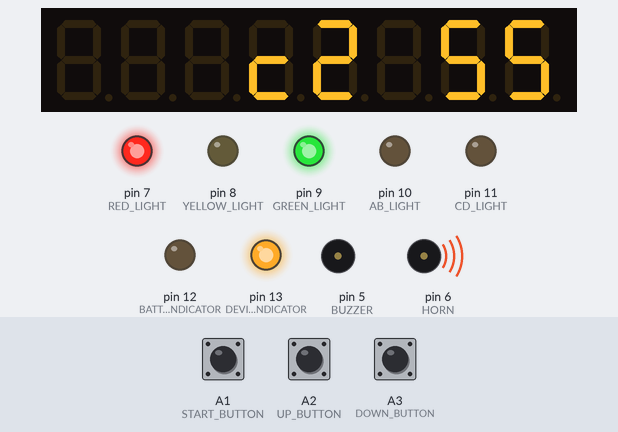
Recording of a sketch running on a simulated Arduino Uno, built with avr-gcc and run on an emulated ATmega328P. Shown: 8-digit seven-segment display, output pins drawn as LEDs (lit = HIGH), buzzer (waves = sounding, pin HIGH). Dashed ring = blinking. The test bench sets the inputs (shaded band); at power-on: A1 (START_BUTTON) LOW, A2 (UP_BUTTON) LOW, A3 (DOWN_BUTTON) LOW.

Above: at 1.2 s.
1.3 s: A1 (START_BUTTON) pulled HIGH for 1 s
At 2.58 s:
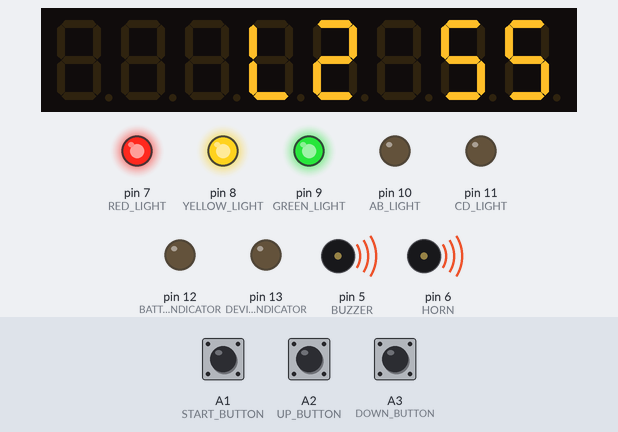
At 3.8 s:
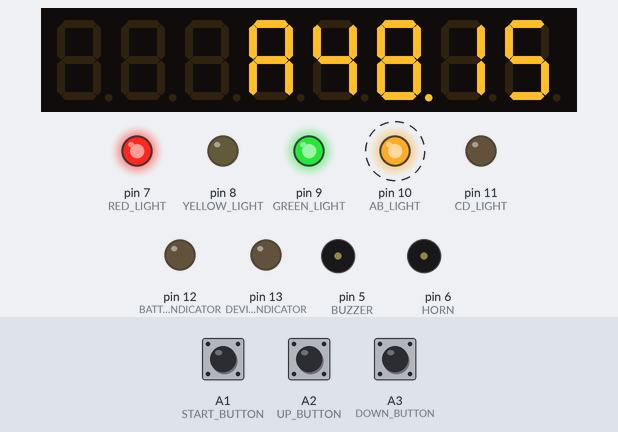
Timing chart, 0 to 12.9 s (numbered marks = the images above; inputs shaded):
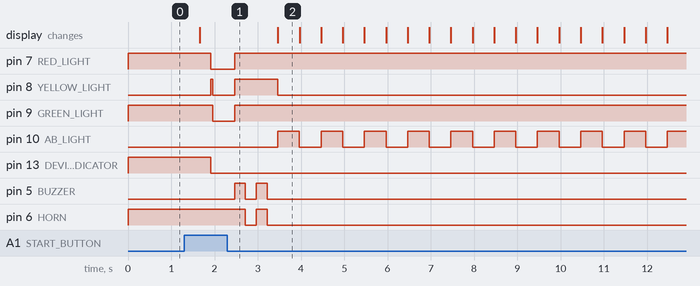

Measured:
- after the input at 1.3 s, pin 7 (RED_LIGHT): HIGH → LOW after 0.61 s, → HIGH 0.55 s later; pin 8 (YELLOW_LIGHT): LOW → HIGH after 0.61 s, → LOW 0.05 s later, → HIGH 0.50 s later, → LOW 1.0 s later
- what the display in image 2 shows lasts 0.5 s, from 3.5 s to 4.0 s

The sketch:

ARCHERY.ino
```cpp
/**************************************************************************************************************
                                                  ARCHERY TIMER
    SOFTWARE VERSION 1.0
    RELEASE : JANUARY 2021
 *                                                                                                            *
    DEVELOP BY FITROX ELECTRONICS :: CHIANG MAI, THAILAND
    PROGRAMMER
     - P. BANGTAWEE
 **************************************************************************************************************/

/* ----------------------------------------- Include Library & Other ---------------------------------------- */
#include <EEPROM.h>
#include <LedControl.h>

/* -------------------------------------------- I/O Configulation -------------------------------------------- */
#define BATTERY_VOLTAGE A0                      // *INPUT - Read battery voltage
#define START_BUTTON A1                         // INPUT - START button
#define UP_BUTTON A2                            // INPUT - UP button
#define DOWN_BUTTON A3                          // INPUT - DOWN button
// A4 & A5 using as IIC communication
// 0 & 1 Reserve as UART Serial communication
#define MAX_CLOCK 2                             // OUTPUT - MAX7219 CLOCK pin
#define MAX_LOAD 3                              // OUTPUT - MAX7219 LOAD pin
#define MAX_DIN 4                               // OUTPUT - MAX7219 DIN pin
#define BUZZER 5                                // OUTPUT - Built-in buzzer
#define HORN 6                                  // OUTPUT - External horn
#define RED_LIGHT 7                             // OUTPUT - Red light indicator built-in & external
#define YELLOW_LIGHT 8                          // OUTPUT - Yellow light indicator built-in & external
#define GREEN_LIGHT 9                           // OUTPUT - Green light indicator built-in & external
#define AB_LIGHT 10                             // OUTPUT - AB light indicator built-in & external
#define CD_LIGHT 11                             // OUTPUT - CD light indicator built-in & external
#define BATTERY_INDICATOR 12                    // *OUTPUT - Battery indicator light
#define DEVICE_INDICATOR 13                     // *OUTPUT - Device indicator light

/* ---------------------------------------------- EEPROM Address --------------------------------------------- */
#define CALLTIME_ADDR 10
#define SHOOTINGTIME_ADDR 15

/* ------------------------------------------ Device Configulation ------------------------------------------- */
// MAX7219 drive 4-digit 7-segment Main display
#define MAX_NO 1                                // Use 1 MAX7219
LedControl MAIN_DISPLAY = LedControl(MAX_DIN, MAX_CLOCK, MAX_LOAD, MAX_NO);

/* ---------------------------------------------- Program Stage ---------------------------------------------- */
bool RUN_STAGE = false;                         // Stage to start/pause/resume program
bool AB_STAGE = true;                           // Stage to switch AB or CD
int PROG_MODE = 0;                              // *Program working mode
int PROG_STAGE = 0;                             // Program stage : Ready=0, Precount=1, Count=2
bool COLON = true;
bool PAUSE_PROG = false;
int SETTING_STAGE = 0;

/* -------------------------------------------- Program Variable --------------------------------------------- */
int CALL_TIME;                                  // Call time - settable
int SHOOTING_TIME;                              // Shooting time - settable
int ADVICE_TIME = 40;                           // *Advice time - settable

/* ---------------------------------------------- Time Variable ---------------------------------------------- */
unsigned long CURRENT_TIME;                     // Check current time
const unsigned long MINUTE_TIME = 60000;        // Minute
const unsigned long SECOND_TIME = 1000;         // Second
const unsigned long HALF_SECOND = 500;          // Half second
int HALF_COUNT = 0;
unsigned long LAST_BLINK;

/* -------------------------------------------- Button Condition --------------------------------------------- */
const unsigned long DEBOUNCE_PRESS = 100;       // Debounce time for press button
unsigned long LAST_DEBOUNCE;
const unsigned long LONG_PRESS = 2000;          // Long press button time
int START_BUTTON_STAGE = LOW;                   // START button stage
unsigned long START_CURRENT;                    // Check current stage for START button
unsigned long START_RELEASE;                    // Check when release START button

/* ----------------------------------------------- Setup Loop ------------------------------------------------ */
void setup() {
  // Initialization devices
  Serial.begin(9600);
  MAIN_DISPLAY.shutdown(0, false);
  MAIN_DISPLAY.setIntensity(0, 8);

  // INPUT pins
  pinMode(START_BUTTON, INPUT);
  pinMode(UP_BUTTON, INPUT);
  pinMode(DOWN_BUTTON, INPUT);

  // OUTPUT pins
  pinMode(BUZZER, OUTPUT);
  pinMode(HORN, OUTPUT);
  pinMode(RED_LIGHT, OUTPUT);
  pinMode(YELLOW_LIGHT, OUTPUT);
  pinMode(GREEN_LIGHT, OUTPUT);
  pinMode(AB_LIGHT, OUTPUT);
  pinMode(CD_LIGHT, OUTPUT);
  pinMode(BATTERY_INDICATOR, OUTPUT);
  pinMode(DEVICE_INDICATOR, OUTPUT);

  // Set all OUTPUT 'OFF'
  digitalWrite(BUZZER, LOW);                    // Active HIGH
  digitalWrite(HORN, HIGH);                     // Active LOW
  digitalWrite(RED_LIGHT, HIGH);                // Active LOW
  digitalWrite(YELLOW_LIGHT, HIGH);             // Active LOW
  digitalWrite(GREEN_LIGHT, HIGH);              // Active LOW
  digitalWrite(AB_LIGHT, LOW);
  digitalWrite(CD_LIGHT, LOW);
  digitalWrite(BATTERY_INDICATOR, LOW);
  digitalWrite(DEVICE_INDICATOR, LOW);

  CALL_TIME = EEPROM.read(CALLTIME_ADDR);
  SHOOTING_TIME = EEPROM.read(SHOOTINGTIME_ADDR);
  SET_PROG();

}         // End setup

/* ------------------------------------------------ Main Loop ------------------------------------------------ */
void loop() {
  digitalWrite(RED_LIGHT, LOW);
  digitalWrite(YELLOW_LIGHT, HIGH);
  digitalWrite(GREEN_LIGHT, HIGH);


  if (digitalRead(START_BUTTON) == HIGH) {
    delay(50);
    RUN_STAGE = true;
  }


  if (RUN_STAGE == false) {
    MAIN_DISPLAY.setChar(0, 0, '-', false);
    MAIN_DISPLAY.setChar(0, 1, '-', false);
    MAIN_DISPLAY.setChar(0, 3, '-', false);
    MAIN_DISPLAY.setChar(0, 4, '-', false);
  }


  if (RUN_STAGE == true) {
    digitalWrite(RED_LIGHT, LOW);
    digitalWrite(YELLOW_LIGHT, LOW);
    digitalWrite(GREEN_LIGHT, LOW);
    delay(500);
    digitalWrite(RED_LIGHT, HIGH);
    digitalWrite(YELLOW_LIGHT, HIGH);
    digitalWrite(GREEN_LIGHT, HIGH);

    LAST_BLINK = millis();
    // Buzzer 2 time & YELLOW Light to CALL signal
    BUZZER_HORN(2, 0);
    digitalWrite(RED_LIGHT, HIGH);
    digitalWrite(YELLOW_LIGHT, LOW);
    // Start CALL TIME program
    CALL_TIMER(CALL_TIME);

    // Set HALF_COUNT = 0 and start SHOOTING TIME program
    HALF_COUNT = 0;
    SHOOTING_TIMER(SHOOTING_TIME);

  }         // End if(RUN_STAGE == true)

}         // End main loop
```

DISPLAY.ino
```cpp
/* ---------------------------------------------- Timer Display ---------------------------------------------- */
void TIMER_DISPLAY(int TIME_REMAIN) {
  // Calculate Second to Minute:Second
  int MINUTE_DISPLAY = TIME_REMAIN / 60;
  int SECOND_DISPLAY = TIME_REMAIN % 60;
  // Separate all digit
  int MINUTE_10 = MINUTE_DISPLAY / 10;            // XX digit
  int MINUTE_0 = MINUTE_DISPLAY % 10;             // X digit
  int SECOND_10 = SECOND_DISPLAY / 10;            // XX digit
  int SECOND_0 = SECOND_DISPLAY % 10;             // X digit

  // Show minute remaining
  if (MINUTE_DISPLAY < 10) {
    MAIN_DISPLAY.setDigit(0, 3, MINUTE_0, false);     // Show only X minute
  }
  MAIN_DISPLAY.setDigit(0, 3, MINUTE_0, false);     // Show only X minute

  // Blink colon sign
  if (COLON == true) {
    MAIN_DISPLAY.setDigit(0, 2, 8, true);
    COLON = false;
  }
  else {
    MAIN_DISPLAY.setDigit(0, 2, 8, false);
    COLON = true;
  }

  // Show second remaining
  if (SECOND_DISPLAY < 10) {
    MAIN_DISPLAY.setDigit(0, 1, 0, false);
    MAIN_DISPLAY.setDigit(0, 0, SECOND_0, false);
  }
  MAIN_DISPLAY.setDigit(0, 1, SECOND_10, false);
  MAIN_DISPLAY.setDigit(0, 0, SECOND_0, false);

}         // End TIMER_DISPLAY(int TIME_REMAIN)


/* ------------------------------------------- AB/CD Stage Display ------------------------------------------- */
void AB_DISPLAY() {
  if (AB_STAGE == true) {
    MAIN_DISPLAY.setChar(0, 4, 'a', false);
    digitalWrite(AB_LIGHT, HIGH);
    digitalWrite(CD_LIGHT, LOW);
  }
  else {
    MAIN_DISPLAY.setChar(0, 4, 'b', false);
    digitalWrite(AB_LIGHT, LOW);
    digitalWrite(CD_LIGHT, HIGH);
  }
}
```

SETTING.ino
```cpp
/* --------------------------------------------- Setting Program --------------------------------------------- */
void SET_PROG() {
  digitalWrite(DEVICE_INDICATOR, HIGH);
  // Stage = 0 set call time
  while (SETTING_STAGE == 0) {
    digitalWrite(RED_LIGHT, HIGH);
    digitalWrite(YELLOW_LIGHT, LOW);
    digitalWrite(GREEN_LIGHT, HIGH);
    MAIN_DISPLAY.setChar(0, 4, 'c', false);
    SET_CALLTIME();
  }

  // Stage = 1 set shooting time
  while (SETTING_STAGE == 1) {
    MAIN_DISPLAY.setChar(0, 4, 'l', false);
    SET_SHOOTINGTIME();
  }

  digitalWrite(DEVICE_INDICATOR, LOW);
}


/* -------------------------------------------- Call Time Setting -------------------------------------------- */
void SET_CALLTIME() {
  int DIGIT_2 = CALL_TIME / 100;
  int DIGIT_1 = (CALL_TIME % 100) / 10;
  int DIGIT_0 = (CALL_TIME % 100) % 10;

  // Set call time 0 - 100
  if (digitalRead(UP_BUTTON) == HIGH) {
    delay(20);
    CALL_TIME = CALL_TIME + 1;
    if (CALL_TIME > 100) {
      CALL_TIME = 0;
    }
    // Calculate digit to show on Display
    DIGIT_2 = CALL_TIME / 100;
    DIGIT_1 = (CALL_TIME % 100) / 10;
    DIGIT_0 = (CALL_TIME % 100) % 10;
  }
  if (digitalRead(DOWN_BUTTON) == HIGH) {
    delay(20);
    CALL_TIME = CALL_TIME - 1;
    if (CALL_TIME < 0) {
      CALL_TIME = 100;
    }
    // Calculate digit to show on Display
    DIGIT_2 = CALL_TIME / 100;
    DIGIT_1 = (CALL_TIME % 100) / 10;
    DIGIT_0 = (CALL_TIME % 100) % 10;
  }

  // Show on display
  MAIN_DISPLAY.setDigit(0, 0, DIGIT_0, false);
  MAIN_DISPLAY.setDigit(0, 1, DIGIT_1, false);
  MAIN_DISPLAY.setDigit(0, 3, DIGIT_2, false);

  // if press START, memory and go to next stage
  if (digitalRead(START_BUTTON) == HIGH) {
    delay(50);
    EEPROM.update(CALLTIME_ADDR, CALL_TIME);
    SETTING_STAGE = 1;
  }
  delay(200);
}


/* ------------------------------------------ Shooting Time Setting ------------------------------------------ */
void SET_SHOOTINGTIME() {
  int DIGIT_2 = SHOOTING_TIME / 100;
  int DIGIT_1 = (SHOOTING_TIME % 100) / 10;
  int DIGIT_0 = (SHOOTING_TIME % 100) % 10;

  // Set shooting time 0 - 600
  if (digitalRead(UP_BUTTON) == HIGH) {
    delay(20);
    SHOOTING_TIME = SHOOTING_TIME + 1;
    if (SHOOTING_TIME > 600) {
      SHOOTING_TIME = 0;
    }
    // Calculate digit to show on Display
    DIGIT_2 = SHOOTING_TIME / 100;
    DIGIT_1 = (SHOOTING_TIME % 100) / 10;
    DIGIT_0 = (SHOOTING_TIME % 100) % 10;
  }
  if (digitalRead(DOWN_BUTTON) == HIGH) {
    delay(20);
    SHOOTING_TIME = SHOOTING_TIME - 1;
    if (SHOOTING_TIME < 0) {
      SHOOTING_TIME = 600;
    }
    // Calculate digit to show on Display
    DIGIT_2 = SHOOTING_TIME / 100;
    DIGIT_1 = (SHOOTING_TIME % 100) / 10;
    DIGIT_0 = (SHOOTING_TIME % 100) % 10;
  }

  // Show on display
  MAIN_DISPLAY.setDigit(0, 0, DIGIT_0, false);
  MAIN_DISPLAY.setDigit(0, 1, DIGIT_1, false);
  MAIN_DISPLAY.setDigit(0, 3, DIGIT_2, false);

  // if press START, memory and go to next stage
  if (digitalRead(START_BUTTON) == HIGH) {
    delay(50);
    EEPROM.update(SHOOTINGTIME_ADDR, SHOOTING_TIME);
    SETTING_STAGE = 2;
  }
  delay(200);
}
```

SOUND_LED.ino
```cpp
/* --------------------------------- Builtin Buzzer and External Horn Noise ---------------------------------- */
void BUZZER_HORN(int BEEP_TIME, int BEEP_MODE) {
  int BEEP_DELAY;
  // MODE 0 = Short beep, MODE 1 = Long beep
  if (BEEP_MODE == 0) {
    BEEP_DELAY = 250;
  }
  else if (BEEP_MODE == 1) {
    BEEP_DELAY = 500;
  }

  for (int i = 0; i < BEEP_TIME; i++) {
    digitalWrite(BUZZER, HIGH);
    digitalWrite(HORN, HIGH);
    delay(BEEP_DELAY);
    digitalWrite(BUZZER, LOW);
    digitalWrite(HORN, LOW);
    delay(BEEP_DELAY);
  }
}         // End BUZZER_HORN


/* --------------------------------------- Builtin Buzzer Noise Only ----------------------------------------- */
void BUZZER_ONLY(int BUZZER_TIME, int BUZZER_MODE) {
  int BUZZER_DELAY;
  // MODE 0 = Short beep, MODE 1 = Long beep
  if (BUZZER_MODE == 0) {
    BUZZER_DELAY = 250;
  }
  else if (BUZZER_MODE == 1) {
    BUZZER_DELAY = 500;
  }

  if (BUZZER_TIME == 1) {
    digitalWrite(BUZZER, HIGH);
    delay(BUZZER_DELAY);
    digitalWrite(BUZZER, LOW);
  }
  else {
    for (int i = 0; i < BUZZER_TIME; i++) {
      digitalWrite(BUZZER, HIGH);
      delay(BUZZER_DELAY);
      digitalWrite(BUZZER, LOW);
      delay(BUZZER_DELAY);
    }
  }
}         // End BUZZER_ONLY


/* --------------------------------------------- Blink any LED ----------------------------------------------- */
void BLINK_LED(int BLINK_PIN) {
  if (millis() - LAST_BLINK >= 500) {
    LAST_BLINK = millis();
    digitalWrite(BLINK_PIN, !digitalRead(BLINK_PIN));
  }
}         // End BLINK_LED
```

TIMER.ino
```cpp
/* -------------------------------------------- Precount Program --------------------------------------------- */
void CALL_TIMER(int CALL_REMAIN) {

  // Show AB/CD stage
  if (AB_STAGE == true) {
    MAIN_DISPLAY.setChar(0, 4, 'a', false);
  }
  else {
    MAIN_DISPLAY.setChar(0, 4, 'b', false);
  }

  // Counter program
  while (CALL_REMAIN > 0) {
    // Blink AB/CD Light
    if (AB_STAGE == true) {
      BLINK_LED(AB_LIGHT);
    }
    else {
      BLINK_LED(CD_LIGHT);
    }

    // Check time and display remaining time
    if (millis() - CURRENT_TIME >= HALF_SECOND) {
      CURRENT_TIME = millis();
      HALF_COUNT = HALF_COUNT + 1;

      if (HALF_COUNT == 2) {
        CALL_REMAIN = CALL_REMAIN - 1;
        HALF_COUNT = 0;
      }

      TIMER_DISPLAY(CALL_REMAIN);
    }         // End if(millis() - CURRENT_TIME >= HALF_SECOND)

  }         // End while(CALL_REMAIN > 0)

  // if CALL_REMAIN = 0 buzzer and horn make long noise and end function
  if (CALL_REMAIN == 0) {
    BUZZER_HORN(1, 1);
    digitalWrite(YELLOW_LIGHT, HIGH);
    digitalWrite(GREEN_LIGHT, LOW);
  }
}         // End CALL_TIMER(int CALL_REMAIN)

/* ---------------------------------------------- Count Program ---------------------------------------------- */
void SHOOTING_TIMER(int SHOOTING_REMAIN) {
  // AB/CD Light up
  AB_DISPLAY();

  // Counter program
  while (SHOOTING_REMAIN > 0) {
    // Check time and display remaining time
    if (millis() - CURRENT_TIME >= HALF_SECOND) {
      CURRENT_TIME = millis();
      HALF_COUNT = HALF_COUNT + 1;

      if (HALF_COUNT == 2) {
        SHOOTING_REMAIN = SHOOTING_REMAIN - 1;
        HALF_COUNT = 0;
      }
      TIMER_DISPLAY(SHOOTING_REMAIN);
    }         // End if(millis() - CURRENT_TIME >= HALF_SECOND)


    // Last 30 second of SHOOTING_REMAIN turn YELLOW light ON
    if (SHOOTING_REMAIN == 30) {
      digitalWrite(GREEN_LIGHT, HIGH);
      digitalWrite(YELLOW_LIGHT, LOW);
    }
  }         // End (SHOOTING_REMAIN > 0)

  // if SHOOTING_REAMIN = 0 toggle AB/CD stage, buzzer and horn noise 3 times, RUN_STAGE = false to stop function
  if (SHOOTING_REMAIN == 0) {
    RUN_STAGE = false;
    AB_STAGE = !AB_STAGE;
    BUZZER_HORN(3, 0);
  }
}         // End SHOOTING_TIMER(int SHOOTING_REMAIN)
```
